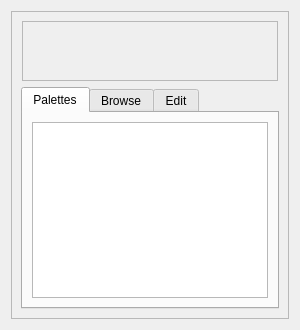
<?xml version="1.0" encoding="UTF-8"?>
<ui version="4.0">
 <class>PaletteEditor</class>
 <widget class="QWidget" name="PaletteEditor">
  <property name="geometry">
   <rect>
    <x>0</x>
    <y>0</y>
    <width>292</width>
    <height>330</height>
   </rect>
  </property>
  <property name="windowTitle">
   <string>Palettes</string>
  </property>
  <layout class="QGridLayout" name="gridLayout_2">
   <item row="0" column="0">
    <widget class="QFrame" name="frame">
     <property name="minimumSize">
      <size>
       <width>278</width>
       <height>16</height>
      </size>
     </property>
     <property name="maximumSize">
      <size>
       <width>330</width>
       <height>16777215</height>
      </size>
     </property>
     <property name="frameShape">
      <enum>QFrame::StyledPanel</enum>
     </property>
     <property name="frameShadow">
      <enum>QFrame::Sunken</enum>
     </property>
     <layout class="QVBoxLayout" name="verticalLayout_2">
      <item>
       <widget class="QFrame" name="frame_2">
        <property name="sizePolicy">
         <sizepolicy hsizetype="Preferred" vsizetype="Minimum">
          <horstretch>0</horstretch>
          <verstretch>0</verstretch>
         </sizepolicy>
        </property>
        <layout class="QGridLayout">
         <property name="margin">
          <number>0</number>
         </property>
         <property name="spacing">
          <number>0</number>
         </property>
         <item row="0" column="0">
          <widget class="QLabel" name="m_paletteLabel">
           <property name="sizePolicy">
            <sizepolicy hsizetype="Preferred" vsizetype="Minimum">
             <horstretch>0</horstretch>
             <verstretch>1</verstretch>
            </sizepolicy>
           </property>
           <property name="minimumSize">
            <size>
             <width>256</width>
             <height>60</height>
            </size>
           </property>
           <property name="maximumSize">
            <size>
             <width>256</width>
             <height>60</height>
            </size>
           </property>
           <property name="frameShape">
            <enum>QFrame::StyledPanel</enum>
           </property>
           <property name="frameShadow">
            <enum>QFrame::Sunken</enum>
           </property>
          </widget>
         </item>
        </layout>
       </widget>
      </item>
      <item>
       <widget class="QTabWidget" name="m_tabWidget">
        <property name="sizePolicy">
         <sizepolicy hsizetype="Preferred" vsizetype="Expanding">
          <horstretch>0</horstretch>
          <verstretch>1</verstretch>
         </sizepolicy>
        </property>
        <property name="tabShape">
         <enum>QTabWidget::Rounded</enum>
        </property>
        <property name="currentIndex">
         <number>0</number>
        </property>
        <widget class="QWidget" name="m_builtinTab">
         <attribute name="title">
          <string>Palettes</string>
         </attribute>
         <layout class="QHBoxLayout">
          <item>
           <widget class="QListView" name="m_palettesView">
            <property name="sizePolicy">
             <sizepolicy hsizetype="Expanding" vsizetype="Preferred">
              <horstretch>0</horstretch>
              <verstretch>0</verstretch>
             </sizepolicy>
            </property>
            <property name="iconSize">
             <size>
              <width>256</width>
              <height>30</height>
             </size>
            </property>
            <property name="viewMode">
             <enum>QListView::IconMode</enum>
            </property>
           </widget>
          </item>
         </layout>
        </widget>
        <widget class="QWidget" name="m_browseTab">
         <attribute name="title">
          <string>Browse</string>
         </attribute>
         <layout class="QVBoxLayout" name="_3">
          <item>
           <layout class="QHBoxLayout" name="horizontalLayout_5">
            <item>
             <widget class="QLineEdit" name="m_browseLineEdit"/>
            </item>
            <item>
             <widget class="QToolButton" name="m_openButton">
              <property name="text">
               <string>...</string>
              </property>
              <property name="icon">
               <iconset resource="../qosmic.qrc">
                <normaloff>:/icons/silk/folder.xpm</normaloff>:/icons/silk/folder.xpm</iconset>
              </property>
              <property name="iconSize">
               <size>
                <width>18</width>
                <height>18</height>
               </size>
              </property>
             </widget>
            </item>
           </layout>
          </item>
          <item>
           <widget class="QListView" name="m_browseView">
            <property name="iconSize">
             <size>
              <width>256</width>
              <height>30</height>
             </size>
            </property>
            <property name="viewMode">
             <enum>QListView::IconMode</enum>
            </property>
           </widget>
          </item>
         </layout>
        </widget>
        <widget class="QWidget" name="m_gradientsTab">
         <attribute name="title">
          <string>Edit</string>
         </attribute>
         <layout class="QGridLayout" name="_2" rowstretch="0,0,0,0,1">
          <item row="0" column="0">
           <layout class="QHBoxLayout" name="horizontalLayout">
            <item>
             <widget class="QLabel" name="m_rotateLabel">
              <property name="text">
               <string>rotate</string>
              </property>
             </widget>
            </item>
            <item>
             <widget class="QSlider" name="m_rotateSlider">
              <property name="maximum">
               <number>255</number>
              </property>
              <property name="orientation">
               <enum>Qt::Horizontal</enum>
              </property>
             </widget>
            </item>
           </layout>
          </item>
          <item row="1" column="0">
           <layout class="QGridLayout" name="gradientsTabGridLayout" rowstretch="0,0,1,0" rowminimumheight="0,0,60,0">
            <item row="0" column="0">
             <widget class="QGroupBox" name="m_gradientSpreadGroupBox">
              <property name="title">
               <string/>
              </property>
              <layout class="QHBoxLayout" name="horizontalLayout_2">
               <property name="spacing">
                <number>0</number>
               </property>
               <property name="margin">
                <number>0</number>
               </property>
               <item>
                <widget class="QRadioButton" name="m_padSpreadButton">
                 <property name="text">
                  <string>pad</string>
                 </property>
                </widget>
               </item>
               <item>
                <widget class="QRadioButton" name="m_repeatSpreadButton">
                 <property name="text">
                  <string>repeat</string>
                 </property>
                </widget>
               </item>
               <item>
                <widget class="QRadioButton" name="m_reflectSpreadButton">
                 <property name="text">
                  <string>reflect</string>
                 </property>
                </widget>
               </item>
              </layout>
             </widget>
            </item>
            <item row="1" column="0">
             <widget class="GradientStopsEditor" name="m_gradientEnds" native="true">
              <property name="sizePolicy">
               <sizepolicy hsizetype="Preferred" vsizetype="Minimum">
                <horstretch>0</horstretch>
                <verstretch>1</verstretch>
               </sizepolicy>
              </property>
              <property name="minimumSize">
               <size>
                <width>256</width>
                <height>10</height>
               </size>
              </property>
              <property name="maximumSize">
               <size>
                <width>256</width>
                <height>10</height>
               </size>
              </property>
             </widget>
            </item>
            <item row="2" column="0">
             <widget class="QLabel" name="m_gradientLabel">
              <property name="sizePolicy">
               <sizepolicy hsizetype="Preferred" vsizetype="Preferred">
                <horstretch>0</horstretch>
                <verstretch>2</verstretch>
               </sizepolicy>
              </property>
              <property name="minimumSize">
               <size>
                <width>256</width>
                <height>0</height>
               </size>
              </property>
              <property name="maximumSize">
               <size>
                <width>256</width>
                <height>60</height>
               </size>
              </property>
              <property name="frameShape">
               <enum>QFrame::StyledPanel</enum>
              </property>
              <property name="frameShadow">
               <enum>QFrame::Sunken</enum>
              </property>
             </widget>
            </item>
            <item row="3" column="0">
             <widget class="GradientStopsEditor" name="m_gradientStops" native="true">
              <property name="sizePolicy">
               <sizepolicy hsizetype="Preferred" vsizetype="Minimum">
                <horstretch>0</horstretch>
                <verstretch>1</verstretch>
               </sizepolicy>
              </property>
              <property name="minimumSize">
               <size>
                <width>256</width>
                <height>10</height>
               </size>
              </property>
              <property name="maximumSize">
               <size>
                <width>256</width>
                <height>10</height>
               </size>
              </property>
             </widget>
            </item>
           </layout>
          </item>
          <item row="3" column="0">
           <layout class="QHBoxLayout" name="horizontalLayout_3">
            <item>
             <spacer name="horizontalSpacer">
              <property name="orientation">
               <enum>Qt::Horizontal</enum>
              </property>
              <property name="sizeHint" stdset="0">
               <size>
                <width>40</width>
                <height>20</height>
               </size>
              </property>
             </spacer>
            </item>
            <item>
             <widget class="QToolButton" name="m_resetGradientButton">
              <property name="toolTip">
               <string>reset</string>
              </property>
              <property name="text">
               <string>reset</string>
              </property>
             </widget>
            </item>
            <item>
             <widget class="QToolButton" name="m_saveGradientButton">
              <property name="toolTip">
               <string>save</string>
              </property>
              <property name="text">
               <string>save</string>
              </property>
             </widget>
            </item>
           </layout>
          </item>
          <item row="4" column="0">
           <spacer name="verticalSpacer">
            <property name="orientation">
             <enum>Qt::Vertical</enum>
            </property>
            <property name="sizeHint" stdset="0">
             <size>
              <width>20</width>
              <height>40</height>
             </size>
            </property>
           </spacer>
          </item>
          <item row="2" column="0">
           <spacer name="horizontalSpacer_2">
            <property name="orientation">
             <enum>Qt::Horizontal</enum>
            </property>
            <property name="sizeHint" stdset="0">
             <size>
              <width>40</width>
              <height>8</height>
             </size>
            </property>
           </spacer>
          </item>
         </layout>
        </widget>
       </widget>
      </item>
     </layout>
    </widget>
   </item>
  </layout>
 </widget>
 <customwidgets>
  <customwidget>
   <class>GradientStopsEditor</class>
   <extends>QWidget</extends>
   <header>gradientstopseditor.h</header>
   <container>1</container>
  </customwidget>
 </customwidgets>
 <resources>
  <include location="../qosmic.qrc"/>
 </resources>
 <connections/>
</ui>
